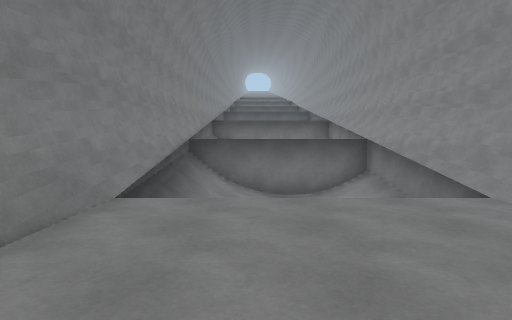
View 1 (above)

13 first-person views from a walk through a scene from a Unity 3-D project. The camera is 1.3 m above the floor, tilts 4° down and sees 75° across. The floor is counted in squares, 2 m on a side. Each view is taken from the middle of a square. On the plan, view 1 faces up. The plan holds only what a view shows up to about 10 squares ahead; the rest is blank. The place goes on beyond the plan.

View 2
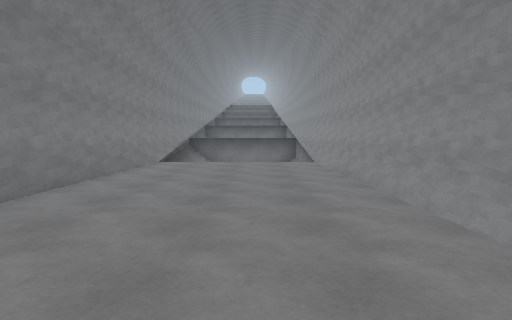

View 3
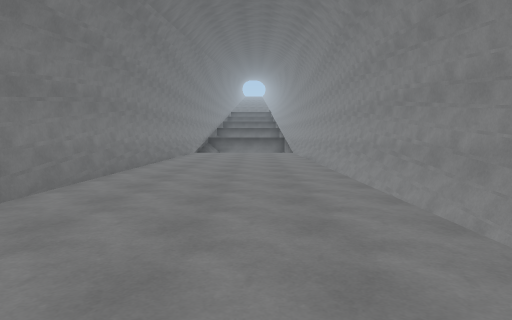

View 4
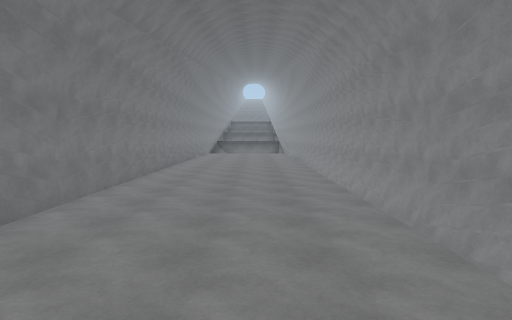

View 5
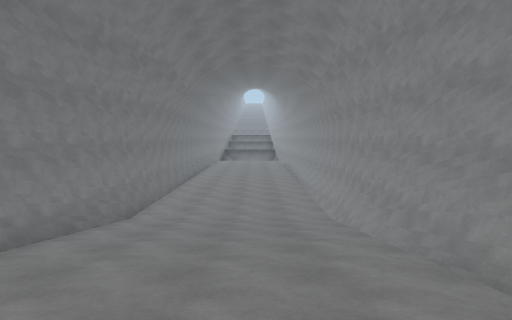

View 6
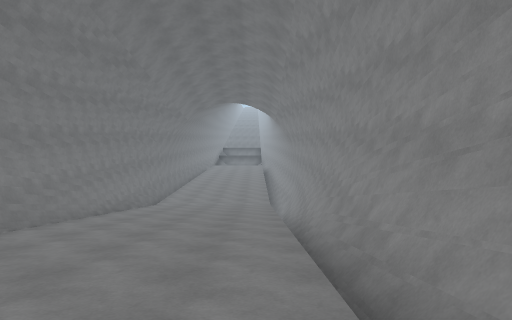

View 7
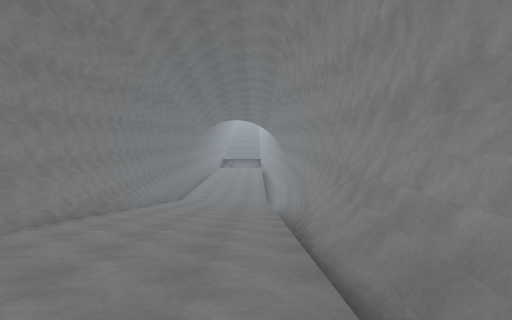

View 8
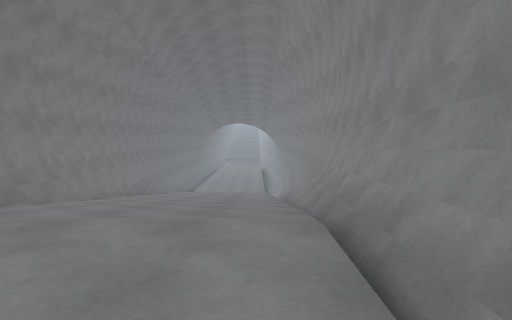

View 9
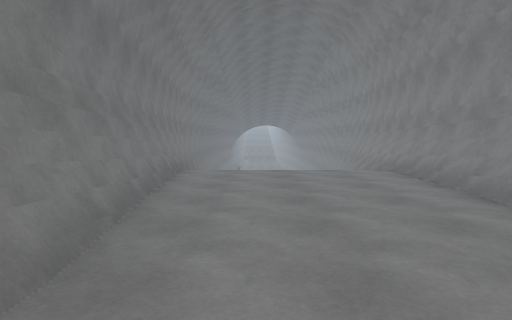

View 10
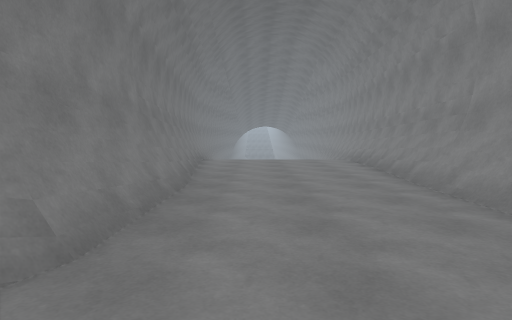

View 11
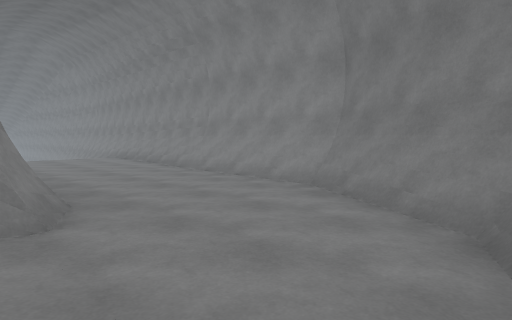

View 12
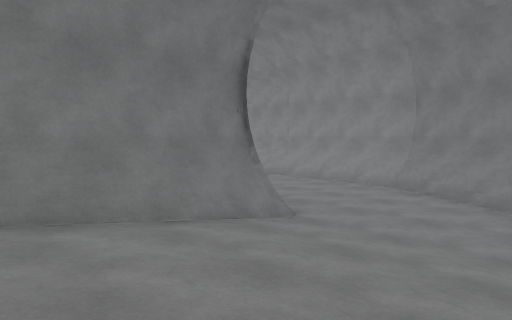

View 13
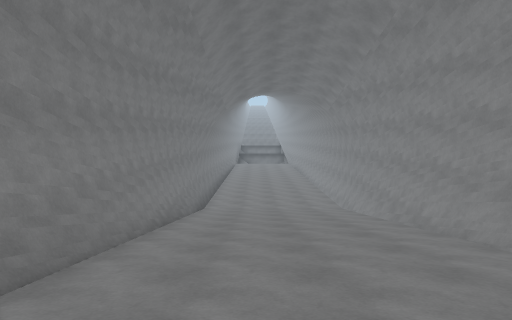

### Floor plan
Key: @ floor where view 1 was taken; # wall or solid block; . main floor; : floor 4.75 m higher than the main floor; / step, stairs or slope; = window, fence, low wall or low ledge; ^ raised ledge; v drop or lower ground.
Columns run from 5 left of view 1 to 4 right of it. Each row starts with its distance up from view 1.
 10    #    #
  9    #    #
  8    ##   #
  7    ##vv##
  6    #^^ ^#
  5    #=   #
  4    #v   ##
  3    #....##
  2    #....=#
  1    #....v#
  0    #.@..v#
 -1    #....v#
 -2    #....v#
 -3    #....v#
 -4    #....v#
 -5    #....v#
 -6    #....v#
 -7    #.... #
 -8    #.... #
 -9    #....v#
-10    #....v#
-11    #....v#
-12    #....v#
-13    #////v#
-14    #////v#
-15    #////v#
-16    #////=#
-17    #////##
-18    #////##
-19    #////#
-20    #////#
-21    #////#
-22    #////#
-23    #////#
-24    #////#
-25    #////#
-26    #////#
-27    #////#
-28    #////#
-29    #::::#
-30    #::::#
-31    #::::#
-32    #::::#
-33    #::::#
-34    ##:::#
-35    ##:::#
-36 #####:::#
-37 ////::::#
-38 ////:::##
-39 ////::##
-40 / /// #

Where each view was taken, in squares from view 1:
view 1: 0 up, 0 right, facing up
view 2: 5 down, 1 right, facing up
view 3: 10 down, 1 right, facing up
view 4: 14 down, 1 right, facing up
view 5: 19 down, 1 right, facing up
view 6: 24 down, 2 right, facing up
view 7: 28 down, 2 right, facing up
view 8: 31 down, 2 right, facing up
view 9: 35 down, 0 right, facing up
view 10: 38 down, 0 right, facing up
view 11: 40 down, 2 left, facing up-right
view 12: 40 down, 5 left, facing up-right
view 13: 22 down, 0 right, facing up
